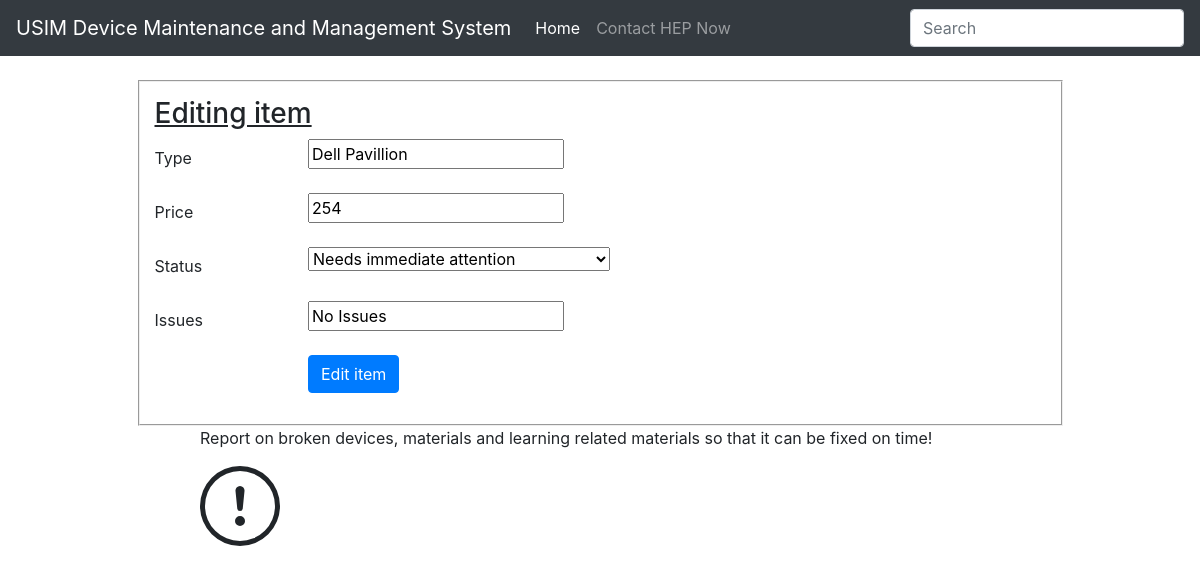
Screenshot of /laptops/edit_item/1 with the database file from the repository.
### inventory/models.py (models this page shows, shortened)
class Device(models.Model):
    type = models.CharField(max_length=200, blank=False)
    price = models.IntegerField()
    choices = (
        ('UNFIXED', 'Needs immediate attention'),
        ('OVERDUE', 'We think management forgot about it'),
        ('FIXED', 'Alhamdulilah its fixed')
    )
    status = models.CharField(max_length=10, choices=choices, default='SOLD')
    issues = models.CharField(max_length=50, default="No Issues")
    class Meta:
        abstract = True

class Laptops(Device):
    pass

### inventory/views.py (the view)
# urls.py: url(r'^laptops/edit_item/(?P<pk>\d+)$', edit_laptop, name="edit_laptop"),
def edit_laptop(request, pk):
    return edit_item(request, pk, Laptops, LaptopForm)

### inventory/forms.py
class LaptopForm(forms.ModelForm):
    class Meta:
        model = Laptops
        fields = ('type', 'price', 'status', 'issues')

### inventory/views.py (called while the page is built)
def edit_item(request, pk, model, cls):
    item = get_object_or_404(model, pk=pk)
    if request.method == "POST":
        form = cls(request.POST, instance=item)
        if form.is_valid():
            form.save()
            return redirect('index')
    else:
        form = cls(instance=item)
        return render(request, 'inv/edit_item.html', {'form': form})

### inventory/templates/inv/edit_item.html (shortened to what this page needs)
{% extends 'inv/base.html' %}
{% block body %}
<div class="container col-md-10 edit_box" >
  <form method="POST">
    <h3><u>Editing item</u></h3>
    {% for field in form %}
    <div class="form-group row">
      <label for="id_{{ field.name }}" class="col-2 col-form-label">{{ field.label }}</label>
      <div class="col-10">
        {{ field }}
      </div>
    </div>
    {% endfor %}
    <div class="form-group row">
      <div class="offset-sm-2 col-sm-6">
        <button type="submit" class="btn btn-primary">Edit item</button>
      </div>
    </div>
  </form>
</div>
{% endblock %}

### inventory/static/css/style.css (style rules this page uses)
.edit_box { border-style: groove; border-width: 2px; padding: 15px; }

### rows the page displays
Laptops: form "Dell Pavillion" "254" "Needs immediate attention" "No Issues"

### other values shown
{{ field.label }} "Type" "Price" "Status" "Issues"
